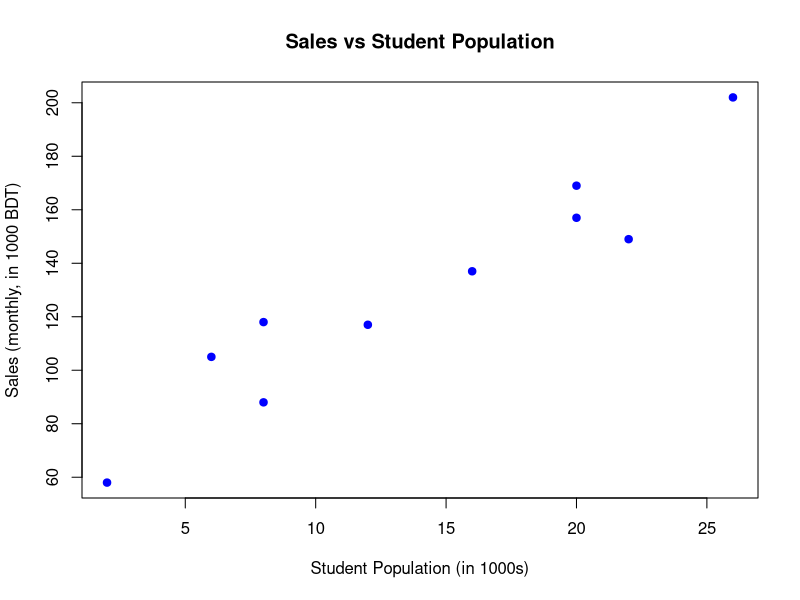

This chart was generated by the following R code:


# Set the directory
setwd("/home/tanvir/Documents/ownCloud/Git_Repos/EWU_repos/5_Sprint_2025/Github_repos/eco204_spring_25/slides/03_regression_slr/Codes/")


# get the data
library(readxl)
mydata <- read_excel("Fast_Food_Data_SLR.xlsx")
View(mydata)


# Calculate Covariance between Msales and Spop
cov(mydata$Spop, mydata$Msales) # the formula is cov(x, y)

# [1] 315.5556



cor(mydata$Spop, mydata$Msales)
# [1] 0.950123



# Plot Sales vs Student Population
plot(mydata$Spop, mydata$Msales,
     xlab = "Student Population (in 1000s)",
     ylab = "Sales (monthly, in 1000 BDT)",
     main = "Sales vs Student Population",
     pch = 19, col = "blue")


